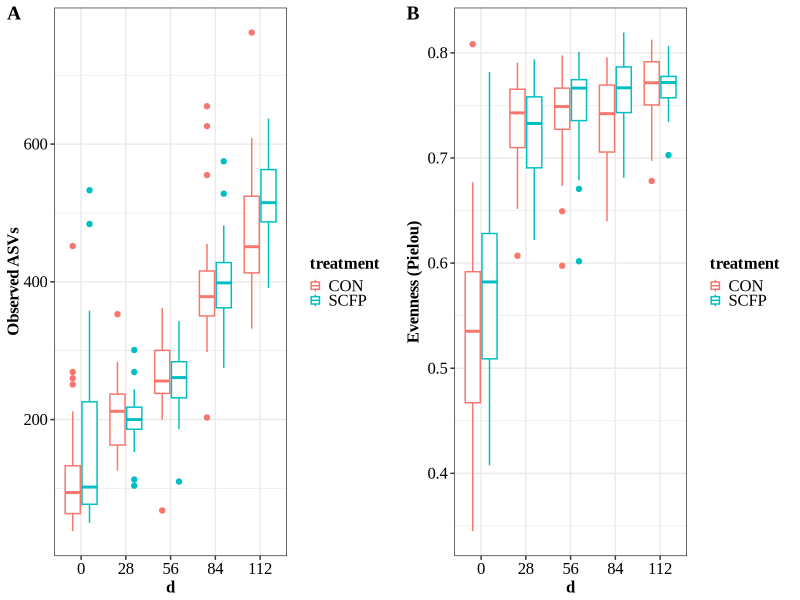
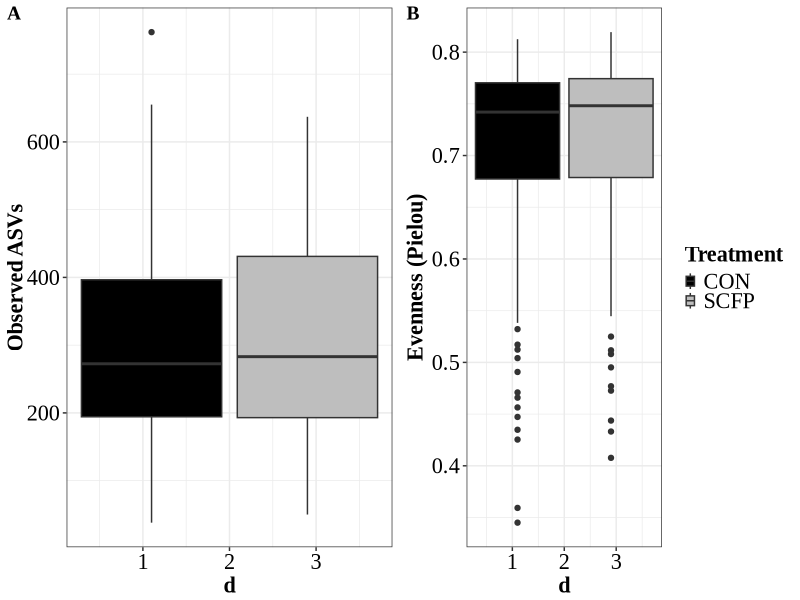

Reproduce these figures in R, in order. (Note: this script raises an error after producing the figures.)
#             R-Script for Calf Fecal microbiota Taxonomy Barplots
#                     Author: Ruth Eunice Centeno Martinez, 2020
#          Written at Dr. Tim Johnson Lab, Dept. of Animal Sciences,       #
#                             Purdue University, 2020
#                               rcenteno@purdue.edu

#install.packages("car")
library(tidyverse)
library(ggpubr)
library(rstatix)
library(afex)
library(emmeans)
library(lme4)
library(lattice)
library("latticeExtra")
library(dplyr)
library(car)

setwd("~/Desktop/eunice/CalfFecal/CalfFecal01_2021/NewQiime/TrimmedFecal/exported/") #sets new working directory for Windows systems (remember to replace … with your filepath)
# Importing the metadata
meta <- read.table("CalfFecal_metacomplete.txt", header=TRUE, row.names=2, sep="\t")

# All the alpha diversity metrics were obtained from Qiime2
otu_table <- read.table("observed_otus.tsv", header=TRUE, row.names=1, sep="\t")
shannon <-read.table("shannon.tsv", header=TRUE, row.names=1, sep="\t")
evenness <- read.table("evenness.tsv", header=TRUE, row.names=1, sep="\t")
alpha_diversity <- merge(otu_table, shannon, by.x = 0, by.y = 0)
alpha_diversity <- merge(alpha_diversity, evenness, by.x = "Row.names", by.y = 0)
meta <- merge(meta, alpha_diversity, by.x = 0, by.y = "Row.names")
row.names(meta) <- meta$Row.names
meta <- meta[,-1]
meta$sample <- rownames(meta)

## Checking data
str(meta)
## we need to make calf (this is the ID variable) and day a factor 
meta$day <- factor(meta$day)
meta$calf <- factor(meta$calf)
meta$batch <- factor(meta$batch)
meta$block <- factor(meta$block)
meta$treatment <- factor(meta$treatment)
meta$LPS <- factor(meta$LPS)
levels(meta$LPS)
levels(meta$LPS) <- list("X"="No", "Yes"="Yes_56","No"="N_56", "P-LPS84"="P-LPS84","No_84"="No_84", "P-LPS112"="P-LPS112","No_112"="No_112")
str(meta)
levels(meta$day)


# data visualization


Ch <- ggplot(meta, aes(x=day, y=observed_otus, color=treatment)) + 
  geom_boxplot() + 
  labs(fill= "Treatment") +
  theme_bw()+
  ylab("Observed ASVs") +xlab ("d") +
  theme(strip.text = element_text(size = 9, face = "bold")) +
  theme(legend.text = element_text(size=12)) +
  theme(legend.title = element_text(size = 12, face= "bold")) +
  theme(legend.key.size = unit(8, "point")) +
  theme(axis.title.x = element_text(color="black", size=12, face="bold"), axis.title.y = element_text(color="black", size=12, face="bold")) + 
  theme(axis.text.x = element_text(color = "black", size = 12), axis.text.y = element_text(color = "black", size = 12)) +
  theme(text=element_text(family="Times New Roman"))

EV <- ggplot(meta, aes(x=day, y=pielou_e, color=treatment)) + 
  geom_boxplot() + 
  labs(fill= "Treatment") +
  theme_bw()+
  ylab("Evenness (Pielou)") +xlab ("d") +
  theme(strip.text = element_text(size = 9, face = "bold")) +
  theme(legend.text = element_text(size=12)) +
  theme(legend.title = element_text(size = 12, face= "bold")) +
  theme(legend.key.size = unit(8, "point")) +
  theme(axis.title.x = element_text(color="black", size=12, face="bold"), axis.title.y = element_text(color="black", size=12, face="bold")) + 
  theme(axis.text.x = element_text(color = "black", size = 12), axis.text.y = element_text(color = "black", size = 12)) +
  theme(text=element_text(family="Times New Roman"))

ggarrange(Ch, EV, labels = c("A", "B"),
          ncol = 2, font.label = list(family = "Times New Roman"))

my_colors2 <- c("black", "gray")
CH <- ggplot(meta, aes(x=d, y=observed_otus, fill=treatment)) + 
  geom_boxplot() + 
  scale_fill_manual(values = my_colors2) +
  guides(fill=FALSE) +
  labs(fill= "Treatment") +
  theme_bw()+
  ylab("Observed ASVs") +xlab ("d") +
  theme(strip.text = element_text(size = 9, face = "bold")) +
  theme(legend.text = element_text(size=12)) +
  theme(legend.title = element_text(size = 12, face= "bold")) +
  theme(legend.key.size = unit(8, "point")) +
  theme(axis.title.x = element_text(color="black", size=16, face="bold"), axis.title.y = element_text(color="black", size=16, face="bold")) + 
  theme(axis.text.x = element_text(color = "black", size = 16), axis.text.y = element_text(color = "black", size = 16)) +
  theme(text=element_text(family="Times New Roman"))

Ev <- ggplot(meta, aes(x=d, y=pielou_e, fill=treatment)) + 
  geom_boxplot() + 
  scale_fill_manual(values = my_colors2) +
  #guides(fill=FALSE) +
  labs(fill= "Treatment") +
  theme_bw()+
  ylab("Evenness (Pielou)") +xlab ("d") +
  theme(strip.text = element_text(size = 9, face = "bold")) +
  theme(legend.text = element_text(size=16)) +
  theme(legend.title = element_text(size = 16, face= "bold")) +
  theme(legend.key.size = unit(8, "point")) +
  theme(axis.title.x = element_text(color="black", size=16, face="bold"), axis.title.y = element_text(color="black", size=16, face="bold")) + 
  theme(axis.text.x = element_text(color = "black", size = 16), axis.text.y = element_text(color = "black", size = 16)) +
  theme(text=element_text(family="Times New Roman"))

ggarrange(CH, Ev, labels = c("A", "B"),
          ncol = 2, font.label = list(family = "Times New Roman"))

##LPS figure
levels(meta$LPS)
LPS <- subset(meta, subset=LPS %in% c("No", "Yes")) #Samples on day 56
str(LPS)

#Treatment effect
LPSml <- lm(observed_otus ~ treatment, data = LPS)
#Running ANOVA
options(contrasts=c("contr.sum", "contr.poly"))

#Anova type III SS
ANOV_LPSml <- Anova(LPSml, type = 3)
ANOV_LPSml

mean_LPSml<-emmeans(LPSml, ~ treatment)
mean_LPSml <- data.frame(mean_LPSml)
mean_LPSml
day <- "56 d"
mean_LPSml$day <- day



LPSml2 <- lm(pielou_e ~ treatment, data = LPS)
#Running ANOVA
options(contrasts=c("contr.sum", "contr.poly"))

#Anova type III SS
ANOV_LPSml2 <- Anova(LPSml2, type = 3)
ANOV_LPSml2

mean_LPSml2<-emmeans(LPSml2, ~ treatment)
mean_LPSml2 <- data.frame(mean_LPSml2)
mean_LPSml2
day <- "56 d"
mean_LPSml2$day <- day

lps <- ggplot(mean_LPSml, aes(x=treatment, y=emmean, fill=treatment)) + 
  geom_bar(stat = "identity", alpha=0.8, colour="black") +
  geom_errorbar(aes(ymin = emmean - SE, ymax = emmean + SE), width = 0.2, position = position_dodge(width = 1)) + 
  scale_fill_manual(values = my_colors) +
  guides(fill=FALSE) +
  labs(fill= "Treatment") +
  facet_grid(.~day) +
  theme_bw()+
  ylab("Observed ASVs") +xlab ("Treatment") +
  theme(strip.text = element_text(size = 16, face = "bold")) +
  theme(legend.text = element_text(size=16)) +
  theme(legend.title = element_text(size = 16, face= "bold")) +
  theme(legend.key.size = unit(8, "point")) +
  theme(axis.title.x = element_text(color="black", size=16, face="bold"), axis.title.y = element_text(color="black", size=16, face="bold")) + 
  theme(axis.text.x = element_text(color = "black", size = 16), axis.text.y = element_text(color = "black", size = 16)) +
  theme(text=element_text(family="Times New Roman"))

lps2 <- ggplot(mean_LPSml2, aes(x=treatment, y=emmean, fill=treatment)) + 
  geom_bar(stat = "identity", alpha=0.8, colour="black") +
  geom_errorbar(aes(ymin = emmean - SE, ymax = emmean + SE), width = 0.2, position = position_dodge(width = 1)) + 
  scale_fill_manual(values = my_colors) +
  guides(fill=FALSE) +
  labs(fill= "Treatment") +
  facet_grid(.~day) +
  theme_bw()+
  ylab("Evenness (Pielou)") +xlab ("Treatment") +
  theme(strip.text = element_text(size = 16, face = "bold")) +
  theme(legend.text = element_text(size=16)) +
  theme(legend.title = element_text(size = 16, face= "bold")) +
  theme(legend.key.size = unit(8, "point")) +
  theme(axis.title.x = element_text(color="black", size=16, face="bold"), axis.title.y = element_text(color="black", size=16, face="bold")) + 
  theme(axis.text.x = element_text(color = "black", size = 16), axis.text.y = element_text(color = "black", size = 16)) +
  theme(text=element_text(family="Times New Roman"))


ggarrange(lps, lps2, labels = c("A", "B"),
          ncol = 2, font.label = list(family = "Times New Roman"))

#LPS effect
str(LPS)
LPS %>% tally()
LPS %>% count(LPS)
#LPS  n
#1 Yes 27
#2  No 27
levels(LPS$LPS)
LPS$LPS <- factor(LPS$LPS)
LPS$sample <- factor(LPS$sample)
LPSe <- lm(observed_otus ~ LPS, data = LPS)
#Running ANOVA
ANOV_LPSe <- Anova(LPSe)
ANOV_LPSe

mean_LPSe<-emmeans(LPSe, ~ LPS)
mean_LPSe <- data.frame(mean_LPSe)
mean_LPSe
day <- "56 d"
mean_LPSe$day <- day

LPSp <- lm(pielou_e ~ LPS, data = LPS)
#Running ANOVA
ANOV_LPSp <- Anova(LPSp)
ANOV_LPSp

mean_LPSp<-emmeans(LPSp, ~ LPS)
mean_LPSp <- data.frame(mean_LPSp)
mean_LPSp
day <- "56 d"
mean_LPSp$day <- day

LPSCh <- ggplot(mean_LPSe, aes(x=LPS, y=emmean, fill=LPS)) + 
  geom_bar(stat = "identity", alpha=0.8, colour="black") +
  geom_errorbar(aes(ymin = emmean - SE, ymax = emmean + SE), width = 0.2, position = position_dodge(width = 1)) + 
  scale_fill_manual(values = my_colors) +
  guides(fill=FALSE) +
  labs(fill= "LPS") +
  facet_grid(.~day) +
  theme_bw()+
  ylab("Observed ASVs") +xlab ("LPS") +
  theme(strip.text = element_text(size = 16, face = "bold")) +
  theme(legend.text = element_text(size=16)) +
  theme(legend.title = element_text(size = 16, face= "bold")) +
  theme(legend.key.size = unit(8, "point")) +
  theme(axis.title.x = element_text(color="black", size=16, face="bold"), axis.title.y = element_text(color="black", size=16, face="bold")) + 
  theme(axis.text.x = element_text(color = "black", size = 16), axis.text.y = element_text(color = "black", size = 16)) +
  theme(text=element_text(family="Times New Roman"))

LPSPi <- ggplot(mean_LPSp, aes(x=LPS, y=emmean, fill=LPS)) + 
  geom_bar(stat = "identity", alpha=0.8, colour="black") +
  geom_errorbar(aes(ymin = emmean - SE, ymax = emmean + SE), width = 0.2, position = position_dodge(width = 1)) + 
  scale_fill_manual(values = my_colors) +
  guides(fill=FALSE) +
  labs(fill= "LPS") +
  facet_grid(.~day) +
  theme_bw()+
  ylab("Evenness (Pielou)") +xlab ("LPS") +
  theme(strip.text = element_text(size = 16, face = "bold")) +
  theme(legend.text = element_text(size=16)) +
  theme(legend.title = element_text(size = 16, face= "bold")) +
  theme(legend.key.size = unit(8, "point")) +
  theme(axis.title.x = element_text(color="black", size=16, face="bold"), axis.title.y = element_text(color="black", size=16, face="bold")) + 
  theme(axis.text.x = element_text(color = "black", size = 16), axis.text.y = element_text(color = "black", size = 16)) +
  theme(text=element_text(family="Times New Roman"))

ggarrange(LPSCh, LPSPi, labels = c("A", "B"),
          ncol = 2, font.label = list(family = "Times New Roman"))
